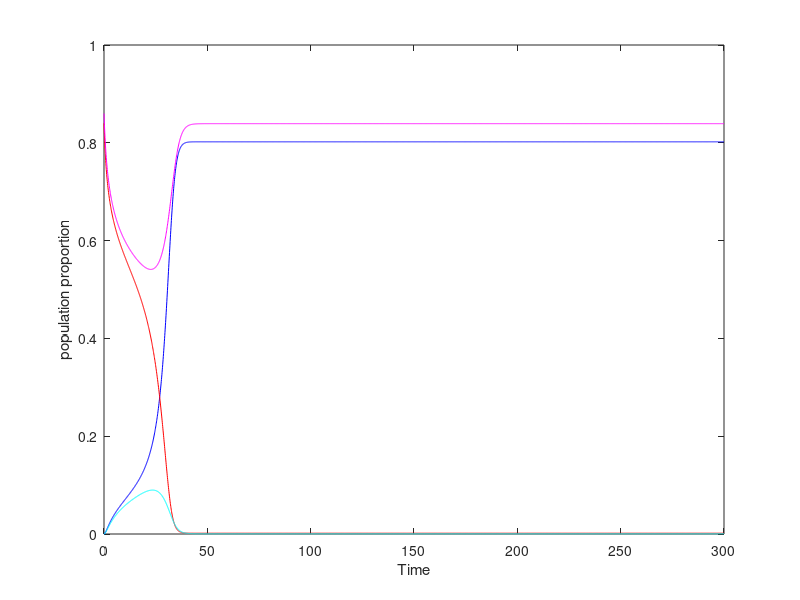
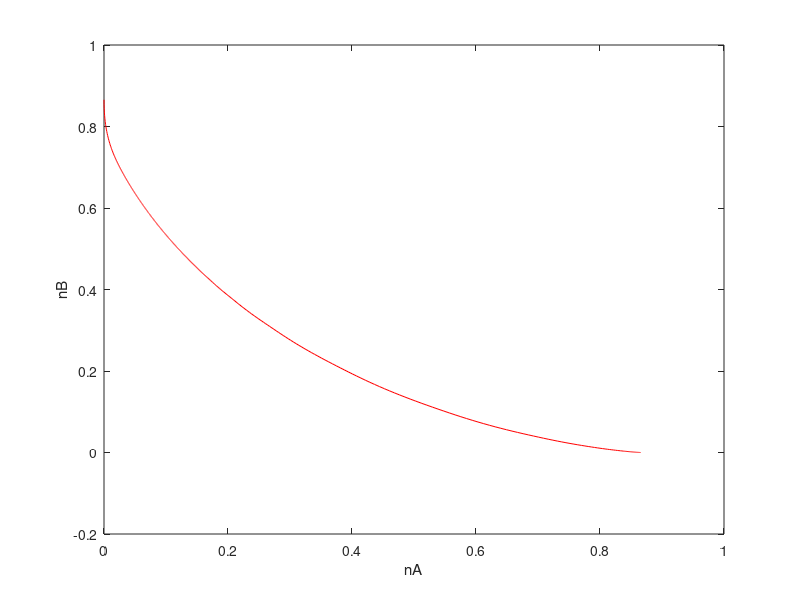

MATLAB code for these plots, in order:
%% Replicating Strogatz Paper
% d nA / dt = nAB*(nA + p) - nA*nB
% d nB / dt = nAB*nB - nB*(nA + p)
% nAB = 1 - nA - nB - p
% nA = u(1), nB=u(2)

% initializing
p = .1344;

% right hand side of system of DEs
rhs = @(t,u) [(1 - u(1) - u(2) - p)*(u(1) + p) - u(1)*(u(2)) ; ...
    (1 - u(1) - u(2) - p)*(u(2)) - u(2)*(u(1) + p)];

% amount of time
tend = 250.0;

% initial conditions
u0 = [ 0; 1-p ];

% solve ODE
[T,U] = ode45(@(t,u) rhs(t,u),[0:0.1:tend],u0);

% plot results
figure(1);
plot(T,U(:,1),'b',T,U(:,2),'r');
xlabel('Time')
ylabel('population proportion')

figure(2);
plot(U(:,1),U(:,2),'r');
xlabel('nA')
ylabel('nB')

%% 2 sites, influence factor 
% initalizing
p1 = .16;
p2 = .14;
i1 = -.15;
i2 = .05;

% right hand side of system
rhs = @(t,u) ...
    [(1 - u(1) - u(2) - p1)*(u(1) + p1 + i2*u(3)) - u(1)*(u(2) + i2*u(4)) ; ...
    (1 - u(1) - u(2) - p1)*(u(2)+i2*u(4)) - u(2)*(u(1) + p1 + i2*u(3)) ; ...
    (1 - u(3) - u(4) - p2)*(u(3) + p2 + i1*u(1)) - u(3)*(u(4) + i1*u(1)) ; ...
    (1 - u(3) - u(4) - p2)*(u(4)+i1*u(2)) - u(4)*(u(3) + p2 + i1*u(1))];

% IC + time scale to solve DEs
u0 = [ 0 ; 1-p1 ; 0 ; 1-p2 ];
tend = 300.00;

% solve ODE
[T,U] = ode45(@(t,u) rhs(t,u),[0:0.1:tend],u0);

% plot results
figure(1);
plot(T,U(:,1),'b',T,U(:,2),'r',T,U(:,3),'c',T,U(:,4),'m');
xlabel('Time')
ylabel('population proportion')
